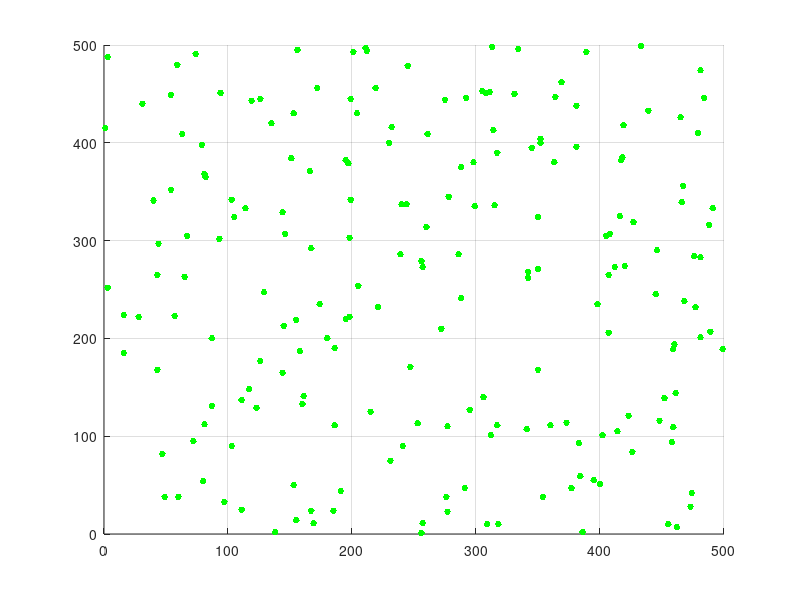

Write the MATLAB code that produced this figure. (Note: this script raises an error after producing the figure.)
% Equipo 8
% Práctica 3 Kmeans
% Parcial 2
clc
clear all
close all
warning off all

numMuestras=200;
k=input("Ingrese el número de clusters (k): ");

%----Creando muestras en la Imagen----
muestras = zeros(2,numMuestras);
%muestras = crearMuestras(numMuestras, n, m)
muestras(1,:)=randi([0,500],1,numMuestras);
muestras(2,:)=randi([0,500],1,numMuestras);
%disp('Muestras')
%disp(muestras);

%----Graficando Muestras----
figure(1)
grid on
hold on
plot(muestras(1,:),muestras(2,:),'.g','MarkerSize',15);

%----K_means----
[clusters, centroides]=kmeans(k,numMuestras,muestras);
disp('Centroides')
disp(centroides);

figure(2)
grid on
hold on
for aux=1:k
    color=rand(1,3);
    cstr=strcat('Clase',{' '},string(aux));
    cstr2=strcat('Centroide',{' '},string(aux));
    c = find(clusters(3,:) == aux);
    x = clusters(1,c);
    y = clusters(2,c);
    plot(x,y,'.','MarkerSize',15,'DisplayName',cstr,'color',color)
    plot(centroides(1,aux), centroides(2,aux),'+','MarkerSize',20,'DisplayName',cstr2,'color',color)
    clear x
    clear y
end
xlabel('Atributo 1')
ylabel('Atributo 2')
legend